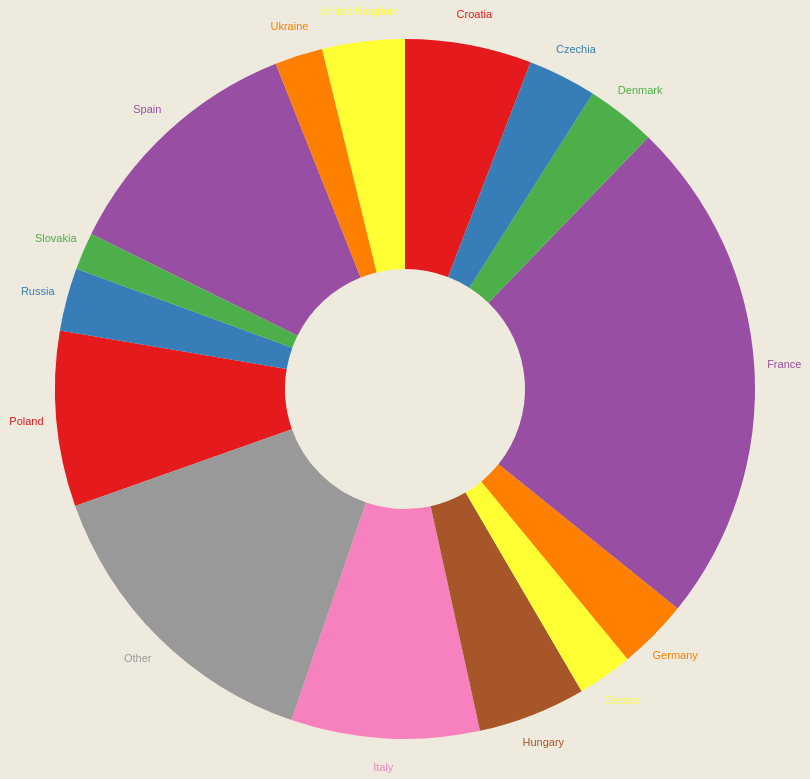

Express this chart as Vega-Lite.
### Vega-Lite specification from a JSON file in a GitHub repository (floating-point values rounded to 4 significant figures)
{"$schema": "https://vega.github.io/schema/vega-lite/v4.json", "width": 800, "height": 600, "background": "#EEEADD", "description": "A donut chart representing the number of tourists that visit each country on average.", "data": {"name": "table", "values": [{"country": "France", "value": 199200000.0}, {"country": "Spain", "value": 98706350}, {"country": "Italy", "value": 73570000.0}, {"country": "Poland", "value": 68472600}, {"country": "Croatia", "value": 49382150}, {"country": "Hungary", "value": 42129100}, {"country": "United Kingdom", "value": 32233250}, {"country": "Denmark", "value": 27220000.0}, {"country": "Germany", "value": 27428400}, {"country": "Czechia", "value": 26810000.0}, {"country": "Russia", "value": 24676600}, {"country": "Greece", "value": 21517500}, {"country": "Ukraine", "value": 18684100}, {"country": "Slovakia", "value": 14526000}, {"country": "Other", "value": 121000000.0}]}, "layer": [{"mark": {"type": "arc", "innerRadius": 120, "outerRadius": 350}, "encoding": {"tooltip": [{"field": "country", "type": "nominal", "title": "Country Name"}, {"field": "value", "type": "quantitative", "title": "Avg. Number of Tourists"}], "color": {"field": "country", "scale": {"scheme": "set1"}}}}, {"mark": {"type": "text", "radius": 380}, "encoding": {"text": {"field": "country", "type": "nominal"}}}], "encoding": {"theta": {"field": "value", "type": "quantitative", "stack": true}, "color": {"field": "country", "type": "nominal", "legend": null}}, "view": {"stroke": null}}
